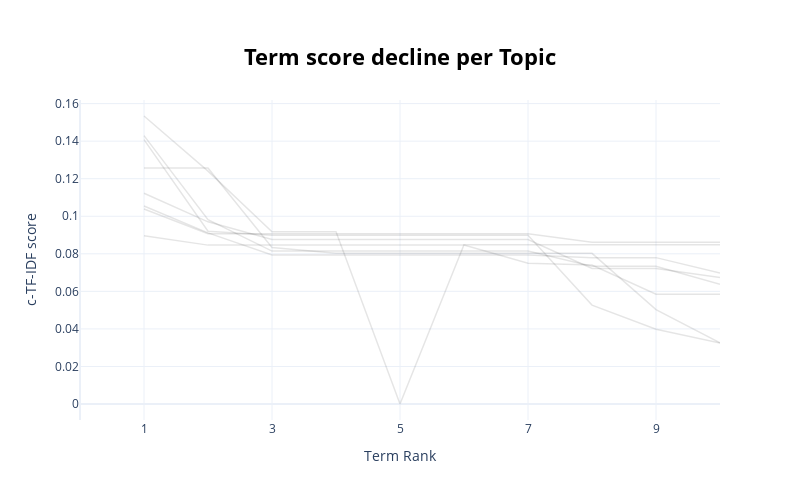

Here is the notebook cell this chart was saved with:
### Markdown cell above
## Visualize Term Score Decline
Topics are represented by a number of words starting with the best representative word. Each word is represented by a c-TF-IDF score. The higher the score, the more representative a word to the topic is. Since the topic words are sorted by their c-TF-IDF score, the scores slowly decline with each word that is added. At some point adding words to the topic representation only marginally increases the total c-TF-IDF score and would not be beneficial for its representation.

To visualize this effect, we can plot the c-TF-IDF scores for each topic by the term rank of each word. In other words, the position of the words (term rank), where the words with the highest c-TF-IDF score will have a rank of 1, will be put on the x-axis. Whereas the y-axis will be populated by the c-TF-IDF scores. The result is a visualization that shows you the decline of c-TF-IDF score when adding words to the topic representation. It allows you, using the elbow method, the select the best number of words in a topic.

### Code cell
topic_model.visualize_term_rank()

### Figure 1 — Plotly figure (JSON) as saved in the notebook; plotly's stock layout.template omitted (floating-point values rounded to 4 significant figures)
{"data": [{"hovertext": "<b>Topic 0</b>:裡_家_看_我_1月_1日_早上_在_節目_電影", "line": {"color": "black", "width": 1.5}, "mode": "lines+lines", "name": "", "opacity": 0.1, "type": "scatter", "x": [1, 2, 3, 4, 5, 6, 7, 8, 9, 10], "y": [0.1257, 0.1257, 0.08332, 0.08024, 0.08024, 0.08024, 0.08024, 0.08024, 0.05028, 0.03258]}, {"hovertext": "<b>Topic -1</b>:色情_我_1月_1日_早上_在_看_房間_家_裡", "line": {"color": "black", "width": 1.5}, "mode": "lines+lines", "name": "", "opacity": 0.1, "type": "scatter", "x": [1, 2, 3, 4, 5, 6, 7, 8, 9, 10], "y": [0.08956, 0.08462, 0.08462, 0.08462, 0.08462, 0.08462, 0.07503, 0.07406, 0.05847, 0.05847]}, {"hovertext": "<b>Topic 1</b>:房間_看_早上_1月_1日_我_在_節目_電影_影集", "line": {"color": "black", "width": 1.5}, "mode": "lines+lines", "name": "", "opacity": 0.1, "type": "scatter", "x": [1, 2, 3, 4, 5, 6, 7, 8, 9, 10], "y": [0.1408, 0.09201, 0.08993, 0.08993, 0.08993, 0.08993, 0.08993, 0.05269, 0.03983, 0.03252]}, {"hovertext": "<b>Topic 2</b>:比賽_看_1月_我_在_1日_早上_商業_雜誌_家", "line": {"color": "black", "width": 1.5}, "mode": "lines+lines", "name": "", "opacity": 0.1, "type": "scatter", "x": [1, 2, 3, 4, 5, 6, 7, 8, 9, 10], "y": [0.1429, 0.09822, 0.08146, 0.08146, 0.08146, 0.08146, 0.08146, 0.07335, 0.07335, 0.06378]}, {"hovertext": "<b>Topic 3</b>:日本_綜藝_1月_我_早上_在_1日_韓國_韓劇_節目", "line": {"color": "black", "width": 1.5}, "mode": "lines+lines", "name": "", "opacity": 0.1, "type": "scatter", "x": [1, 2, 3, 4, 5, 6, 7, 8, 9, 10], "y": [0.1054, 0.09113, 0.07936, 0.07936, 0.07936, 0.07936, 0.07936, 0.07796, 0.07796, 0.06974]}, {"hovertext": "<b>Topic 4</b>:聽_演唱會_音樂會_音樂__在_1日_我_早上_1月", "line": {"color": "black", "width": 1.5}, "mode": "lines+lines", "name": "", "opacity": 0.1, "type": "scatter", "x": [1, 2, 3, 4, 5, 6, 7, 8, 9, 10], "y": [0.1534, 0.124, 0.09169, 0.09169, 1e-05, 0.08485, 0.08485, 0.08485, 0.08485, 0.08485]}, {"hovertext": "<b>Topic 5</b>:論壇_唸_1月_在_1日_早上_我_家_裡_網路", "line": {"color": "black", "width": 1.5}, "mode": "lines+lines", "name": "", "opacity": 0.1, "type": "scatter", "x": [1, 2, 3, 4, 5, 6, 7, 8, 9, 10], "y": [0.1123, 0.09704, 0.08757, 0.08757, 0.08757, 0.08757, 0.08757, 0.07218, 0.07218, 0.06736]}, {"hovertext": "<b>Topic 6</b>:看_dcard_信箱_信件_訊息_email_留言_我_1月_早上", "line": {"color": "black", "width": 1.5}, "mode": "lines+lines", "name": "", "opacity": 0.1, "type": "scatter", "x": [1, 2, 3, 4, 5, 6, 7, 8, 9, 10], "y": [0.1039, 0.09074, 0.09074, 0.09074, 0.09074, 0.09074, 0.09074, 0.08616, 0.08616, 0.08616]}], "layout": {"height": 500, "hoverlabel": {"bgcolor": "white", "font": {"family": "Rockwell", "size": 16}}, "showlegend": false, "title": {"font": {"color": "Black", "size": 22}, "text": "<b>Term score decline per Topic</b>", "x": 0.5, "xanchor": "center", "y": 0.9, "yanchor": "top"}, "width": 800, "xaxis": {"dtick": 2, "range": [0, 10], "tick0": 1, "title": {"text": "Term Rank"}}, "yaxis": {"title": {"text": "c-TF-IDF score"}}}}
